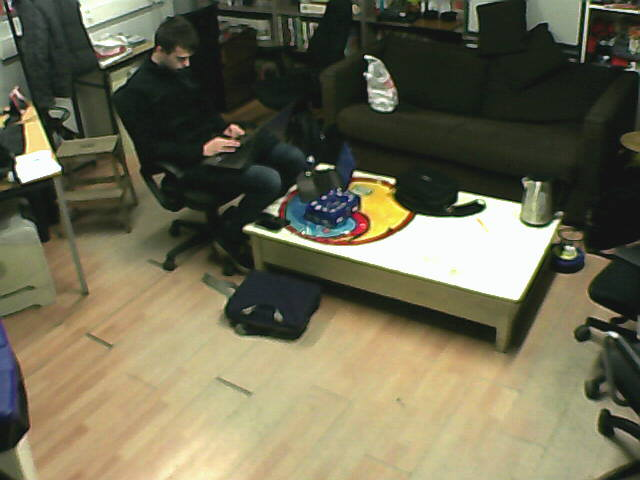
#> input picture PSR_script/localnow.jpg, 640 x 480 px
$ python local_detection2.py   (Python 2 division)
#> lines starting #> are read from the running program, lines starting #| are printed output that depends on the picture; after the words box and inside, x2 and y2 are one past the last pixel; in counts of white or black regions, pixels touching at a corner belong together
#!/usr/bin/env python2
# coding=utf-8

IP_CAM = "localhost:9876"

import numpy as np
import sys
import cv2 as cv
import urllib
from PIL import Image

def count_white_pixels(img):
    """Nombre de pixel blanc dans l'iamge"""
    nb_white_pixel = 0
    for row in range(img.shape[0]):
        for column in range(img.shape[1]):
            if img[row, column] == 255:
                nb_white_pixel += 1
    return nb_white_pixel


def local_ouvert():
    """"Print le status de l'ouverture de local d'epitanime"""
    try:
        urllib.urlretrieve("http://" + IP_CAM +
                                   "/snapshot.cgi?user=admin&amp;pwd=adm42tanime",
                                   "localnow.jpg")
#> (this line was passed over: the network is not available in this run)
    except IOError:
        print "Les cameras sont inaccessible"
        sys.exit(-1)
    img = cv.imread('localnow.jpg', cv.IMREAD_GRAYSCALE)
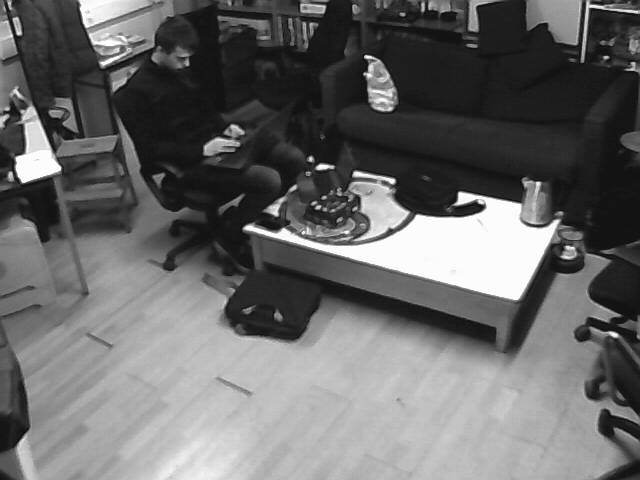
#> img: shape (480, 640); min 0, max 255, mean 104.3
    ret, new_img = cv.threshold(img, 96, 255, cv.THRESH_BINARY)
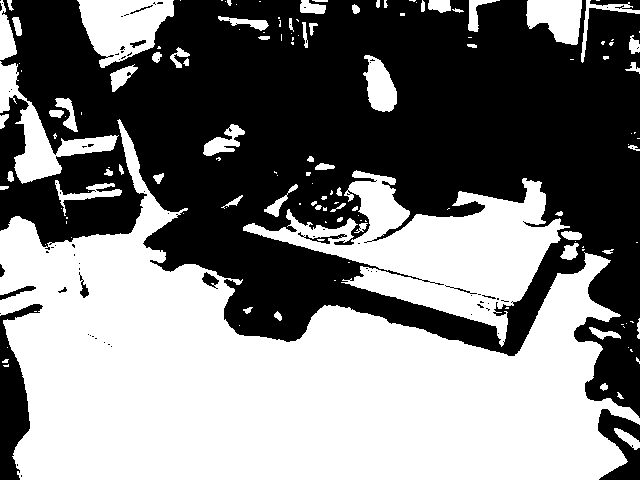
#> new_img: shape (480, 640); 49.2% white; 145 white regions (78 under 20 px), largest, box (x1, y1, x2, y2) and area: (0, 119, 640, 480) 110658, (243, 170, 570, 347) 21705, (77, 0, 174, 68) 4162

    nb_pixel = new_img.shape[0] * new_img.shape[1]
#> nb_pixel = 307200
    nb_white_pixel = count_white_pixels(new_img)
#> nb_white_pixel = 151126
    total = float(nb_white_pixel) / float(nb_pixel)
#> total = 0.492
    return (total > 0.16)


if __name__ == "__main__":
    if local_ouvert():
        print "Le local est ouvert!"
    else:
        print "Le local est ferme!"
